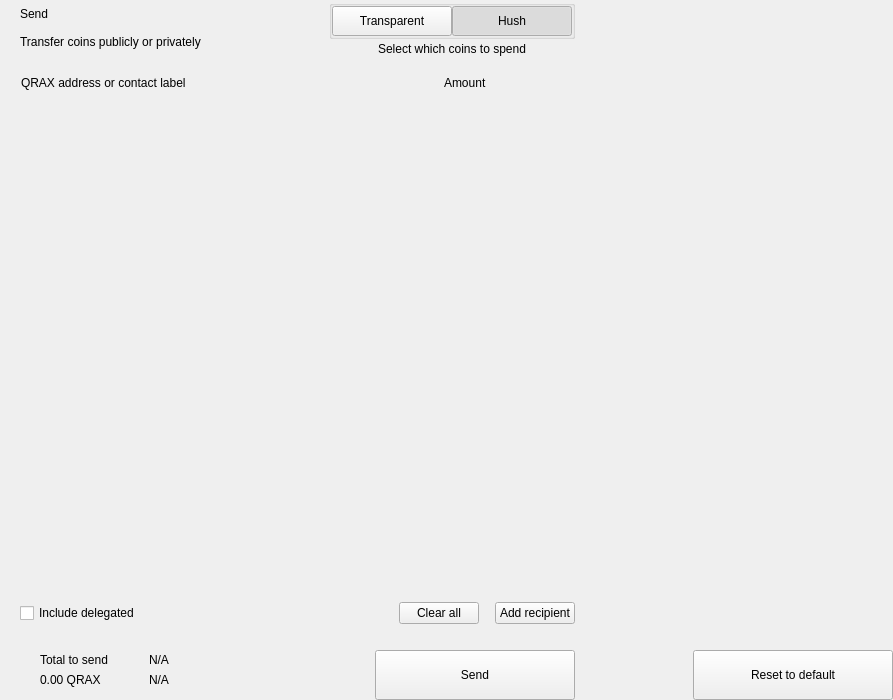
<?xml version="1.0" encoding="UTF-8"?>
<ui version="4.0">
 <class>send</class>
 <widget class="QWidget" name="send">
  <property name="geometry">
   <rect>
    <x>0</x>
    <y>0</y>
    <width>893</width>
    <height>700</height>
   </rect>
  </property>
  <property name="windowTitle">
   <string>Form</string>
  </property>
  <layout class="QHBoxLayout" name="horizontalLayout_2" stretch="2,1">
   <property name="spacing">
    <number>0</number>
   </property>
   <property name="leftMargin">
    <number>0</number>
   </property>
   <property name="topMargin">
    <number>0</number>
   </property>
   <property name="rightMargin">
    <number>0</number>
   </property>
   <property name="bottomMargin">
    <number>0</number>
   </property>
   <item>
    <widget class="QWidget" name="left" native="true">
     <layout class="QVBoxLayout" name="verticalLayout_3">
      <property name="spacing">
       <number>0</number>
      </property>
      <property name="leftMargin">
       <number>0</number>
      </property>
      <property name="topMargin">
       <number>0</number>
      </property>
      <property name="rightMargin">
       <number>0</number>
      </property>
      <property name="bottomMargin">
       <number>0</number>
      </property>
      <item>
       <layout class="QVBoxLayout" name="verticalLayout_22" stretch="0,0,0,1,0,0,0,0">
        <property name="spacing">
         <number>0</number>
        </property>
        <item>
         <layout class="QHBoxLayout" name="horizontalLayout_3">
          <property name="spacing">
           <number>0</number>
          </property>
          <property name="leftMargin">
           <number>20</number>
          </property>
          <property name="rightMargin">
           <number>20</number>
          </property>
          <item>
           <layout class="QVBoxLayout" name="verticalLayout">
            <property name="spacing">
             <number>0</number>
            </property>
            <item>
             <widget class="QLabel" name="labelTitle">
              <property name="text">
               <string>Send</string>
              </property>
              <property name="alignment">
               <set>Qt::AlignLeading|Qt::AlignLeft|Qt::AlignVCenter</set>
              </property>
             </widget>
            </item>
            <item>
             <widget class="QLabel" name="labelSubtitle1">
              <property name="text">
               <string>Transfer coins publicly or privately</string>
              </property>
             </widget>
            </item>
           </layout>
          </item>
          <item>
           <spacer name="horizontalSpacer">
            <property name="orientation">
             <enum>Qt::Horizontal</enum>
            </property>
            <property name="sizeHint" stdset="0">
             <size>
              <width>40</width>
              <height>20</height>
             </size>
            </property>
           </spacer>
          </item>
          <item>
           <layout class="QVBoxLayout" name="verticalLayout_6">
            <property name="spacing">
             <number>3</number>
            </property>
            <item alignment="Qt::AlignHCenter">
             <widget class="QGroupBox" name="groupBox">
              <property name="styleSheet">
               <string notr="true">#groupBox{
padding-top:2px;
}</string>
              </property>
              <property name="title">
               <string/>
              </property>
              <property name="alignment">
               <set>Qt::AlignCenter</set>
              </property>
              <layout class="QHBoxLayout" name="horizontalLayout_4">
               <property name="spacing">
                <number>0</number>
               </property>
               <property name="leftMargin">
                <number>0</number>
               </property>
               <property name="topMargin">
                <number>0</number>
               </property>
               <property name="rightMargin">
                <number>0</number>
               </property>
               <property name="bottomMargin">
                <number>0</number>
               </property>
               <item>
                <widget class="QPushButton" name="pushLeft">
                 <property name="minimumSize">
                  <size>
                   <width>120</width>
                   <height>30</height>
                  </size>
                 </property>
                 <property name="maximumSize">
                  <size>
                   <width>120</width>
                   <height>30</height>
                  </size>
                 </property>
                 <property name="focusPolicy">
                  <enum>Qt::NoFocus</enum>
                 </property>
                 <property name="text">
                  <string>Transparent</string>
                 </property>
                 <property name="checkable">
                  <bool>true</bool>
                 </property>
                 <property name="autoExclusive">
                  <bool>true</bool>
                 </property>
                </widget>
               </item>
               <item>
                <widget class="QPushButton" name="pushRight">
                 <property name="minimumSize">
                  <size>
                   <width>120</width>
                   <height>30</height>
                  </size>
                 </property>
                 <property name="maximumSize">
                  <size>
                   <width>120</width>
                   <height>30</height>
                  </size>
                 </property>
                 <property name="focusPolicy">
                  <enum>Qt::NoFocus</enum>
                 </property>
                 <property name="text">
                  <string>Hush</string>
                 </property>
                 <property name="checkable">
                  <bool>true</bool>
                 </property>
                 <property name="checked">
                  <bool>true</bool>
                 </property>
                 <property name="autoExclusive">
                  <bool>true</bool>
                 </property>
                </widget>
               </item>
              </layout>
             </widget>
            </item>
            <item alignment="Qt::AlignHCenter|Qt::AlignTop">
             <widget class="QLabel" name="labelSubtitle2">
              <property name="styleSheet">
               <string notr="true"/>
              </property>
              <property name="text">
               <string>Select which coins to spend</string>
              </property>
              <property name="alignment">
               <set>Qt::AlignCenter</set>
              </property>
              <property name="indent">
               <number>0</number>
              </property>
             </widget>
            </item>
           </layout>
          </item>
         </layout>
        </item>
        <item>
         <spacer name="verticalSpacer_2">
          <property name="orientation">
           <enum>Qt::Vertical</enum>
          </property>
          <property name="sizeType">
           <enum>QSizePolicy::Fixed</enum>
          </property>
          <property name="sizeHint" stdset="0">
           <size>
            <width>20</width>
            <height>20</height>
           </size>
          </property>
         </spacer>
        </item>
        <item>
         <layout class="QHBoxLayout" name="horizontalLayout" stretch="6,0,2">
          <property name="spacing">
           <number>0</number>
          </property>
          <property name="leftMargin">
           <number>10</number>
          </property>
          <property name="topMargin">
           <number>0</number>
          </property>
          <property name="rightMargin">
           <number>20</number>
          </property>
          <property name="bottomMargin">
           <number>0</number>
          </property>
          <item>
           <widget class="QLabel" name="labelSubtitleAddress">
            <property name="styleSheet">
             <string notr="true">margin-left:8px;</string>
            </property>
            <property name="text">
             <string>QRAX address or contact label</string>
            </property>
           </widget>
          </item>
          <item>
           <spacer name="horizontalSpacer_3">
            <property name="orientation">
             <enum>Qt::Horizontal</enum>
            </property>
            <property name="sizeType">
             <enum>QSizePolicy::Fixed</enum>
            </property>
            <property name="sizeHint" stdset="0">
             <size>
              <width>40</width>
              <height>1</height>
             </size>
            </property>
           </spacer>
          </item>
          <item>
           <widget class="QLabel" name="labelSubtitleAmount">
            <property name="text">
             <string>Amount</string>
            </property>
           </widget>
          </item>
         </layout>
        </item>
        <item>
         <widget class="QScrollArea" name="scrollArea">
          <property name="minimumSize">
           <size>
            <width>0</width>
            <height>350</height>
           </size>
          </property>
          <property name="styleSheet">
           <string notr="true">#scrollArea {
            background:transparent;
            margin-top:10px;
}</string>
          </property>
          <property name="horizontalScrollBarPolicy">
           <enum>Qt::ScrollBarAlwaysOff</enum>
          </property>
          <property name="sizeAdjustPolicy">
           <enum>QAbstractScrollArea::AdjustIgnored</enum>
          </property>
          <property name="widgetResizable">
           <bool>true</bool>
          </property>
          <property name="alignment">
           <set>Qt::AlignLeading|Qt::AlignLeft|Qt::AlignTop</set>
          </property>
          <widget class="QWidget" name="scrollAreaWidgetContents">
           <property name="geometry">
            <rect>
             <x>0</x>
             <y>0</y>
             <width>591</width>
             <height>16</height>
            </rect>
           </property>
           <property name="sizePolicy">
            <sizepolicy hsizetype="Preferred" vsizetype="Maximum">
             <horstretch>0</horstretch>
             <verstretch>0</verstretch>
            </sizepolicy>
           </property>
           <property name="autoFillBackground">
            <bool>false</bool>
           </property>
           <property name="styleSheet">
            <string notr="true">#scrollAreaWidgetContents {
             background:transparent;
             }</string>
           </property>
           <layout class="QVBoxLayout" name="verticalLayout_7">
            <property name="spacing">
             <number>0</number>
            </property>
            <property name="sizeConstraint">
             <enum>QLayout::SetDefaultConstraint</enum>
            </property>
            <property name="leftMargin">
             <number>0</number>
            </property>
            <property name="topMargin">
             <number>0</number>
            </property>
            <property name="rightMargin">
             <number>0</number>
            </property>
            <property name="bottomMargin">
             <number>0</number>
            </property>
           </layout>
          </widget>
         </widget>
        </item>
        <item>
         <spacer name="verticalSpacer_4">
          <property name="orientation">
           <enum>Qt::Vertical</enum>
          </property>
          <property name="sizeType">
           <enum>QSizePolicy::Fixed</enum>
          </property>
          <property name="sizeHint" stdset="0">
           <size>
            <width>20</width>
            <height>20</height>
           </size>
          </property>
         </spacer>
        </item>
        <item>
         <layout class="QHBoxLayout" name="horizontalLayout_20">
          <property name="spacing">
           <number>6</number>
          </property>
          <property name="leftMargin">
           <number>20</number>
          </property>
          <property name="rightMargin">
           <number>20</number>
          </property>
          <item>
           <widget class="QCheckBox" name="checkBoxDelegations">
            <property name="layoutDirection">
             <enum>Qt::LeftToRight</enum>
            </property>
            <property name="text">
             <string>Include delegated</string>
            </property>
           </widget>
          </item>
          <item>
           <spacer name="horizontalSpacer_4">
            <property name="orientation">
             <enum>Qt::Horizontal</enum>
            </property>
            <property name="sizeHint" stdset="0">
             <size>
              <width>10</width>
              <height>20</height>
             </size>
            </property>
           </spacer>
          </item>
          <item>
           <widget class="QPushButton" name="pushButtonClear">
            <property name="focusPolicy">
             <enum>Qt::NoFocus</enum>
            </property>
            <property name="layoutDirection">
             <enum>Qt::RightToLeft</enum>
            </property>
            <property name="text">
             <string>Clear all</string>
            </property>
           </widget>
          </item>
          <item>
           <spacer name="horizontalSpacer_6">
            <property name="orientation">
             <enum>Qt::Horizontal</enum>
            </property>
            <property name="sizeType">
             <enum>QSizePolicy::Fixed</enum>
            </property>
            <property name="sizeHint" stdset="0">
             <size>
              <width>10</width>
              <height>20</height>
             </size>
            </property>
           </spacer>
          </item>
          <item>
           <widget class="QPushButton" name="pushButtonAddRecipient">
            <property name="focusPolicy">
             <enum>Qt::NoFocus</enum>
            </property>
            <property name="text">
             <string>Add recipient</string>
            </property>
           </widget>
          </item>
         </layout>
        </item>
        <item>
         <spacer name="verticalSpacer">
          <property name="orientation">
           <enum>Qt::Vertical</enum>
          </property>
          <property name="sizeType">
           <enum>QSizePolicy::Fixed</enum>
          </property>
          <property name="sizeHint" stdset="0">
           <size>
            <width>20</width>
            <height>16</height>
           </size>
          </property>
         </spacer>
        </item>
        <item>
         <layout class="QHBoxLayout" name="horizontalLayout_7">
          <property name="rightMargin">
           <number>20</number>
          </property>
          <item>
           <layout class="QHBoxLayout" name="horizontalLayout_10">
            <property name="spacing">
             <number>0</number>
            </property>
            <property name="leftMargin">
             <number>8</number>
            </property>
            <item>
             <widget class="QStackedWidget" name="stackedWidget">
              <property name="minimumSize">
               <size>
                <width>0</width>
                <height>60</height>
               </size>
              </property>
              <property name="maximumSize">
               <size>
                <width>16777215</width>
                <height>60</height>
               </size>
              </property>
              <widget class="QWidget" name="page1">
               <layout class="QVBoxLayout" name="verticalLayout_71" stretch="0">
                <property name="spacing">
                 <number>6</number>
                </property>
                <property name="leftMargin">
                 <number>12</number>
                </property>
                <property name="topMargin">
                 <number>0</number>
                </property>
                <property name="rightMargin">
                 <number>0</number>
                </property>
                <property name="bottomMargin">
                 <number>0</number>
                </property>
                <item>
                 <widget class="QWidget" name="coinWidget" native="true">
                  <property name="minimumSize">
                   <size>
                    <width>0</width>
                    <height>60</height>
                   </size>
                  </property>
                  <property name="maximumSize">
                   <size>
                    <width>16777215</width>
                    <height>60</height>
                   </size>
                  </property>
                  <layout class="QHBoxLayout" name="horizontalLayout_9">
                   <property name="spacing">
                    <number>0</number>
                   </property>
                   <property name="leftMargin">
                    <number>20</number>
                   </property>
                   <property name="topMargin">
                    <number>10</number>
                   </property>
                   <property name="rightMargin">
                    <number>20</number>
                   </property>
                   <property name="bottomMargin">
                    <number>10</number>
                   </property>
                   <item>
                    <layout class="QVBoxLayout" name="verticalSend">
                     <property name="spacing">
                      <number>0</number>
                     </property>
                     <item>
                      <widget class="QLabel" name="labelTitleTotalSend">
                       <property name="text">
                        <string>Total to send</string>
                       </property>
                      </widget>
                     </item>
                     <item>
                      <widget class="QLabel" name="labelAmountSend">
                       <property name="text">
                        <string notr="true">0.00 QRAX</string>
                       </property>
                      </widget>
                     </item>
                    </layout>
                   </item>
                   <item>
                    <spacer name="horizontalSpacer_9">
                     <property name="orientation">
                      <enum>Qt::Horizontal</enum>
                     </property>
                     <property name="sizeType">
                      <enum>QSizePolicy::Fixed</enum>
                     </property>
                     <property name="sizeHint" stdset="0">
                      <size>
                       <width>20</width>
                       <height>20</height>
                      </size>
                     </property>
                    </spacer>
                   </item>
                   <item>
                    <widget class="QLabel" name="labelLine">
                     <property name="minimumSize">
                      <size>
                       <width>1</width>
                       <height>0</height>
                      </size>
                     </property>
                     <property name="maximumSize">
                      <size>
                       <width>1</width>
                       <height>16777215</height>
                      </size>
                     </property>
                     <property name="text">
                      <string/>
                     </property>
                    </widget>
                   </item>
                   <item>
                    <spacer name="horizontalSpacer_10">
                     <property name="orientation">
                      <enum>Qt::Horizontal</enum>
                     </property>
                     <property name="sizeType">
                      <enum>QSizePolicy::Fixed</enum>
                     </property>
                     <property name="sizeHint" stdset="0">
                      <size>
                       <width>20</width>
                       <height>20</height>
                      </size>
                     </property>
                    </spacer>
                   </item>
                   <item>
                    <layout class="QVBoxLayout" name="verticalRemaining">
                     <property name="spacing">
                      <number>0</number>
                     </property>
                     <item>
                      <widget class="QLabel" name="labelTitleTotalRemaining">
                       <property name="text">
                        <string notr="true">N/A</string>
                       </property>
                      </widget>
                     </item>
                     <item>
                      <widget class="QLabel" name="labelAmountRemaining">
                       <property name="text">
                        <string notr="true">N/A</string>
                       </property>
                      </widget>
                     </item>
                    </layout>
                   </item>
                  </layout>
                 </widget>
                </item>
               </layout>
              </widget>
              <widget class="QWidget" name="page_2"/>
             </widget>
            </item>
           </layout>
          </item>
          <item>
           <spacer name="horizontalSpacer_5">
            <property name="orientation">
             <enum>Qt::Horizontal</enum>
            </property>
            <property name="sizeType">
             <enum>QSizePolicy::Expanding</enum>
            </property>
            <property name="sizeHint" stdset="0">
             <size>
              <width>40</width>
              <height>20</height>
             </size>
            </property>
           </spacer>
          </item>
          <item alignment="Qt::AlignBottom">
           <widget class="QPushButton" name="pushButtonSave">
            <property name="minimumSize">
             <size>
              <width>200</width>
              <height>50</height>
             </size>
            </property>
            <property name="maximumSize">
             <size>
              <width>200</width>
              <height>50</height>
             </size>
            </property>
            <property name="focusPolicy">
             <enum>Qt::NoFocus</enum>
            </property>
            <property name="text">
             <string>Send</string>
            </property>
           </widget>
          </item>
         </layout>
        </item>
       </layout>
      </item>
     </layout>
    </widget>
   </item>
   <item>
    <widget class="QWidget" name="right" native="true">
     <layout class="QVBoxLayout" name="verticalLayout_5">
      <property name="leftMargin">
       <number>0</number>
      </property>
      <property name="topMargin">
       <number>0</number>
      </property>
      <property name="rightMargin">
       <number>0</number>
      </property>
      <property name="bottomMargin">
       <number>0</number>
      </property>
      <item>
       <layout class="QVBoxLayout" name="verticalLayout_4">
        <property name="spacing">
         <number>6</number>
        </property>
        <item>
         <widget class="OptionButton" name="btnCoinControl" native="true">
          <property name="minimumSize">
           <size>
            <width>0</width>
            <height>50</height>
           </size>
          </property>
         </widget>
        </item>
        <item>
         <widget class="OptionButton" name="btnChangeAddress" native="true">
          <property name="minimumSize">
           <size>
            <width>0</width>
            <height>50</height>
           </size>
          </property>
         </widget>
        </item>
        <item>
         <widget class="OptionButton" name="btnUri" native="true">
          <property name="minimumSize">
           <size>
            <width>0</width>
            <height>50</height>
           </size>
          </property>
         </widget>
        </item>
        <item>
         <widget class="OptionButton" name="btnShieldCoins" native="true">
          <property name="minimumSize">
           <size>
            <width>0</width>
            <height>50</height>
           </size>
          </property>
         </widget>
        </item>
        <item>
         <spacer name="verticalSpacer_5">
          <property name="orientation">
           <enum>Qt::Vertical</enum>
          </property>
          <property name="sizeHint" stdset="0">
           <size>
            <width>20</width>
            <height>40</height>
           </size>
          </property>
         </spacer>
        </item>
        <item>
         <layout class="QHBoxLayout" name="horizontalLayout_8">
          <item>
           <spacer name="horizontalSpacer_7">
            <property name="orientation">
             <enum>Qt::Horizontal</enum>
            </property>
            <property name="sizeHint" stdset="0">
             <size>
              <width>40</width>
              <height>20</height>
             </size>
            </property>
           </spacer>
          </item>
          <item>
           <widget class="QPushButton" name="pushButtonReset">
            <property name="minimumSize">
             <size>
              <width>200</width>
              <height>50</height>
             </size>
            </property>
            <property name="maximumSize">
             <size>
              <width>200</width>
              <height>50</height>
             </size>
            </property>
            <property name="focusPolicy">
             <enum>Qt::NoFocus</enum>
            </property>
            <property name="text">
             <string>Reset to default</string>
            </property>
           </widget>
          </item>
         </layout>
        </item>
       </layout>
      </item>
     </layout>
    </widget>
   </item>
  </layout>
 </widget>
 <customwidgets>
  <customwidget>
   <class>OptionButton</class>
   <extends>QWidget</extends>
   <header>qt/qrax/optionbutton.h</header>
   <container>1</container>
  </customwidget>
 </customwidgets>
 <resources/>
 <connections/>
</ui>
